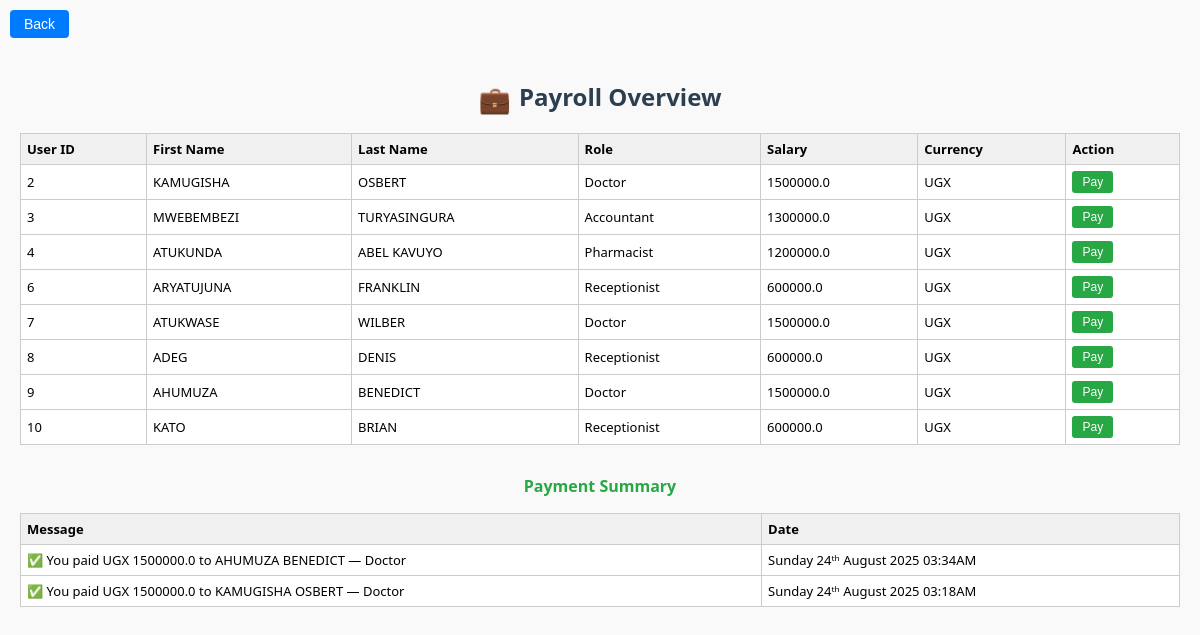
Page /accountant/payroll/view (signed in) on the committed database.
### tables this page shows
CREATE TABLE "users" (
    id INTEGER PRIMARY KEY AUTOINCREMENT,
    first_name TEXT NOT NULL,
    last_name TEXT NOT NULL,
    email TEXT NOT NULL UNIQUE,
    password TEXT NOT NULL,
    role_id INTEGER NOT NULL,
    profile_pic TEXT,
    FOREIGN KEY (role_id) REFERENCES roles(id)
);

CREATE TABLE roles (
    id INTEGER PRIMARY KEY AUTOINCREMENT,
    name TEXT NOT NULL UNIQUE
);

CREATE TABLE role_salaries (
                id INTEGER PRIMARY KEY AUTOINCREMENT,
                role_name TEXT NOT NULL UNIQUE,
                monthly_salary REAL NOT NULL,
                currency TEXT DEFAULT 'UGX',
                created_at TEXT DEFAULT (DATETIME('now'))
            );

CREATE TABLE payments (
                id INTEGER PRIMARY KEY AUTOINCREMENT,
                invoice_id INTEGER NOT NULL,
                amount_paid REAL NOT NULL,
                payment_method TEXT NOT NULL,
                payment_date TEXT DEFAULT (DATETIME('now')),
                received_by INTEGER NOT NULL,
                status TEXT DEFAULT 'confirmed', paid_user_id INTEGER REFERENCES users(id),
                FOREIGN KEY (invoice_id) REFERENCES invoices(id),
                FOREIGN KEY (received_by) REFERENCES users(id)
            );

### routes/accountant_routes.py (the view)
@accountant_bp.route('/payroll/view')
def view_payroll():
    role = session.get('role', '').upper()
    if 'user_id' not in session or role != 'ACCOUNTANT':
        flash('Access denied. Please log in as an accountant.', 'warning')
        return redirect(url_for('auth.role_login'))
    conn = get_db_connection()
    conn.row_factory = sqlite3.Row
    cursor = conn.cursor()
    cursor.execute("""
        SELECT
            users.id,
            users.first_name,
            users.last_name,
            roles.name AS role,
            role_salaries.monthly_salary,
            role_salaries.currency
        FROM users
        JOIN roles ON users.role_id = roles.id
        JOIN role_salaries ON roles.name = role_salaries.role_name
    """)
    payroll_data = cursor.fetchall()
    cursor.execute("""
        SELECT
            payments.payment_date,
            payments.amount_paid,
            users.first_name,
            users.last_name,
            roles.name AS role
        FROM payments
        JOIN users ON payments.paid_user_id = users.id
        JOIN roles ON users.role_id = roles.id
        ORDER BY payments.payment_date DESC
    """)
    raw_rows = cursor.fetchall()
    payment_summary = []
    for row in raw_rows:
        record = dict(row)
        try:
            parsed = datetime.strptime(record["payment_date"], "%Y-%m-%d %H:%M:%S")
            record["formatted_date"] = parsed.strftime("%A %dᵗʰ %B %Y %I:%M%p")
        except Exception:
            record["formatted_date"] = record["payment_date"]
        payment_summary.append(record)
    conn.close()
    formatted_time = datetime.now().strftime("%A %dᵗʰ %B %Y %I:%M%p")
    return render_template(
        "accountant/payroll_view.html",
        payroll=payroll_data,
        payments=payment_summary,
        now=formatted_time
    )

### utils/db.py (called while the page is built)
def get_db_connection():
    db_path = os.path.join(os.path.dirname(__file__), '..', 'hospital.db')
    db_path = os.path.abspath(db_path)  # ensures full path
    conn = sqlite3.connect(db_path)
    conn.row_factory = sqlite3.Row  # allows dict-like access
    return conn

### templates/accountant/payroll_view.html (shortened to what this page needs)
<!DOCTYPE html>
<html>
<head>
</head>
<body>
    <button class="back-btn" onclick="history.back()">Back</button>
    <h2 class="page-title"><span class="icon">💼</span>Payroll Overview</h2>
    <table>
        <thead>
            <tr>
                <th>User ID</th>
                <th>First Name</th>
                <th>Last Name</th>
                <th>Role</th>
                <th>Salary</th>
                <th>Currency</th>
                <th>Action</th>
            </tr>
        </thead>
        <tbody>
            {% for user in payroll %}
            <tr>
                <td>{{ user[0] }}</td>
                <td>{{ user[1] }}</td>
                <td>{{ user[2] }}</td>
                <td>{{ user[3] }}</td>
                <td>{{ user[4] }}</td>
                <td>{{ user[5] }}</td>
                <td>
                    <form action="{{ url_for('accountant.pay_user') }}" method="POST">
                        <button type="submit" class="pay-btn">Pay</button>
                    </form>
                </td>
            </tr>
            {% endfor %}
        </tbody>
    </table>
    {% if payments %}
    <div class="summary">
        <h3>Payment Summary</h3>
        <table>
            <thead>
                <tr>
                    <th>Message</th>
                    <th>Date</th>
                </tr>
            </thead>
            <tbody>
                {% for payment in payments %}
                <tr>
                    <td>✅ You paid UGX {{ payment.amount_paid }} to {{ payment.first_name }} {{ payment.last_name }} — {{ payment.role }}</td>
                    <td>{{ payment.formatted_date }}</td>
                </tr>
                {% endfor %}
            </tbody>
        </table>
    </div>
    {% endif %}
</body>
</html>

### templates/accountant/payroll_view.html (style rules this page uses)
body { font-family: 'Segoe UI', Tahoma, Geneva, Verdana, sans-serif; padding: 20px; margin: 0; background-color: #f9f9f9; }
.back-btn { position: absolute; top: 10px; left: 10px; background-color: #007BFF; color: white; padding: 6px 14px; border: none; font-size: 14px; cursor: pointer; border-radius: 4px; z-index: 999; }
.page-title { text-align: center; font-size: 24px; color: #2c3e50; margin-top: 60px; margin-bottom: 10px; }
.page-title span.icon { font-size: 26px; margin-right: 8px; vertical-align: middle; }
table { width: 100%; border-collapse: collapse; margin-top: 16px; font-size: 13px; background-color: white; }
th, td { padding: 6px; border: 1px solid #ccc; text-align: left; }
th { background-color: #f0f0f0; }
.pay-btn { background-color: #28a745; color: white; padding: 4px 10px; font-size: 12px; border: none; cursor: pointer; border-radius: 3px; }
.summary { margin-top: 30px; }
.summary h3 { color: #28a745; font-size: 16px; text-align: center; }

### rows in the picture
users: id "2", first_name "KAMUGISHA", last_name "OSBERT", name "Doctor", monthly_salary "1500000.0", currency "UGX"
users: id "3", first_name "MWEBEMBEZI", last_name "TURYASINGURA", name "Accountant", monthly_salary "1300000.0", currency "UGX"
users: id "4", first_name "ATUKUNDA", last_name "ABEL KAVUYO", name "Pharmacist", monthly_salary "1200000.0", currency "UGX"
users: id "6", first_name "ARYATUJUNA", last_name "FRANKLIN", name "Receptionist", monthly_salary "600000.0", currency "UGX"
users: id "7", first_name "ATUKWASE", last_name "WILBER", name "Doctor", monthly_salary "1500000.0", currency "UGX"
users: id "8", first_name "ADEG", last_name "DENIS", name "Receptionist", monthly_salary "600000.0", currency "UGX"
users: id "9", first_name "AHUMUZA", last_name "BENEDICT", name "Doctor", monthly_salary "1500000.0", currency "UGX"
users: id "10", first_name "KATO", last_name "BRIAN", name "Receptionist", monthly_salary "600000.0", currency "UGX"
payments: amount_paid "1500000.0", first_name "AHUMUZA", last_name "BENEDICT", role "Doctor", formatted_date "Sunday 24ᵗʰ August 2025 03:34AM"
payments: amount_paid "1500000.0", first_name "KAMUGISHA", last_name "OSBERT", role "Doctor", formatted_date "Sunday 24ᵗʰ August 2025 03:18AM"
